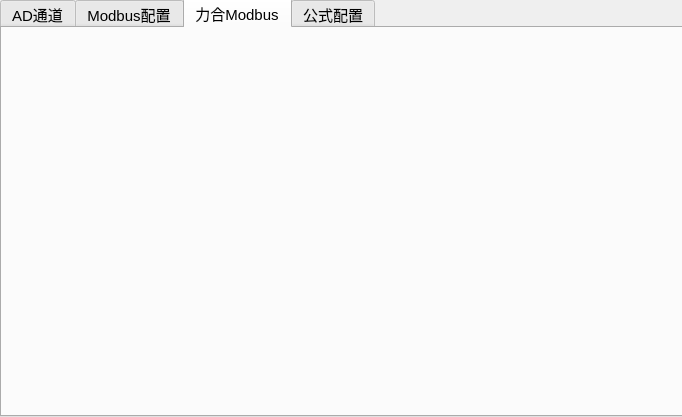
<ui version="4.0" >
 <class>Form</class>
 <widget class="QWidget" name="Form" >
  <property name="geometry" >
   <rect>
    <x>0</x>
    <y>0</y>
    <width>682</width>
    <height>417</height>
   </rect>
  </property>
  <property name="windowTitle" >
   <string>Form</string>
  </property>
  <widget class="QTabWidget" name="tbW_FronColl" >
   <property name="geometry" >
    <rect>
     <x>0</x>
     <y>-2</y>
     <width>685</width>
     <height>419</height>
    </rect>
   </property>
   <property name="font" >
    <font>
     <pointsize>11</pointsize>
    </font>
   </property>
   <property name="currentIndex" >
    <number>2</number>
   </property>
   <widget class="QWidget" name="tab" >
    <attribute name="title" >
     <string>AD通道</string>
    </attribute>
    <widget class="QRadioButton" name="rdB_V1" >
     <property name="geometry" >
      <rect>
       <x>3</x>
       <y>-4</y>
       <width>64</width>
       <height>49</height>
      </rect>
     </property>
     <property name="sizePolicy" >
      <sizepolicy vsizetype="Fixed" hsizetype="Minimum" >
       <horstretch>0</horstretch>
       <verstretch>0</verstretch>
      </sizepolicy>
     </property>
     <property name="sizeIncrement" >
      <size>
       <width>0</width>
       <height>0</height>
      </size>
     </property>
     <property name="baseSize" >
      <size>
       <width>0</width>
       <height>0</height>
      </size>
     </property>
     <property name="text" >
      <string>+5V</string>
     </property>
    </widget>
    <widget class="QRadioButton" name="rdB_V2" >
     <property name="geometry" >
      <rect>
       <x>80</x>
       <y>-4</y>
       <width>64</width>
       <height>49</height>
      </rect>
     </property>
     <property name="sizePolicy" >
      <sizepolicy vsizetype="Fixed" hsizetype="Minimum" >
       <horstretch>0</horstretch>
       <verstretch>0</verstretch>
      </sizepolicy>
     </property>
     <property name="sizeIncrement" >
      <size>
       <width>0</width>
       <height>0</height>
      </size>
     </property>
     <property name="baseSize" >
      <size>
       <width>0</width>
       <height>0</height>
      </size>
     </property>
     <property name="text" >
      <string>+10V</string>
     </property>
    </widget>
    <widget class="QRadioButton" name="rdB_V3" >
     <property name="geometry" >
      <rect>
       <x>164</x>
       <y>-5</y>
       <width>81</width>
       <height>49</height>
      </rect>
     </property>
     <property name="sizePolicy" >
      <sizepolicy vsizetype="Fixed" hsizetype="Minimum" >
       <horstretch>0</horstretch>
       <verstretch>0</verstretch>
      </sizepolicy>
     </property>
     <property name="sizeIncrement" >
      <size>
       <width>0</width>
       <height>0</height>
      </size>
     </property>
     <property name="baseSize" >
      <size>
       <width>0</width>
       <height>0</height>
      </size>
     </property>
     <property name="text" >
      <string>-5V-+5V</string>
     </property>
    </widget>
    <widget class="QCheckBox" name="chkB_StartAD" >
     <property name="geometry" >
      <rect>
       <x>590</x>
       <y>-5</y>
       <width>86</width>
       <height>49</height>
      </rect>
     </property>
     <property name="sizePolicy" >
      <sizepolicy vsizetype="Fixed" hsizetype="Minimum" >
       <horstretch>0</horstretch>
       <verstretch>0</verstretch>
      </sizepolicy>
     </property>
     <property name="sizeIncrement" >
      <size>
       <width>0</width>
       <height>0</height>
      </size>
     </property>
     <property name="baseSize" >
      <size>
       <width>0</width>
       <height>0</height>
      </size>
     </property>
     <property name="text" >
      <string>启用AD</string>
     </property>
    </widget>
    <widget class="QGroupBox" name="groupBox" >
     <property name="geometry" >
      <rect>
       <x>0</x>
       <y>46</y>
       <width>242</width>
       <height>342</height>
      </rect>
     </property>
     <property name="title" >
      <string/>
     </property>
     <widget class="QWidget" native="1" name="wdg_AD" >
      <property name="geometry" >
       <rect>
        <x>7</x>
        <y>4</y>
        <width>234</width>
        <height>294</height>
       </rect>
      </property>
      <property name="sizePolicy" >
       <sizepolicy vsizetype="Expanding" hsizetype="Expanding" >
        <horstretch>0</horstretch>
        <verstretch>0</verstretch>
       </sizepolicy>
      </property>
      <layout class="QGridLayout" >
       <item row="0" column="0" >
        <widget class="QLabel" name="lbl_routName" >
         <property name="text" >
          <string>通道名称</string>
         </property>
        </widget>
       </item>
       <item row="0" column="1" >
        <widget class="QComboBox" name="cbB_routName" >
         <property name="sizePolicy" >
          <sizepolicy vsizetype="Fixed" hsizetype="Expanding" >
           <horstretch>0</horstretch>
           <verstretch>0</verstretch>
          </sizepolicy>
         </property>
        </widget>
       </item>
       <item row="1" column="0" >
        <widget class="QLabel" name="lbl_Max" >
         <property name="text" >
          <string>最大值</string>
         </property>
        </widget>
       </item>
       <item row="1" column="1" >
        <widget class="QComboBox" name="cbB_Max" />
       </item>
       <item row="2" column="0" >
        <widget class="QLabel" name="lbl_Min" >
         <property name="text" >
          <string>最小值</string>
         </property>
        </widget>
       </item>
       <item row="2" column="1" >
        <widget class="QComboBox" name="cbB_Min" />
       </item>
       <item row="3" column="0" >
        <widget class="QLabel" name="lbl_offsetNum" >
         <property name="text" >
          <string>偏移系数</string>
         </property>
        </widget>
       </item>
       <item row="3" column="1" >
        <widget class="QComboBox" name="cbB_offsetNum" />
       </item>
       <item row="4" column="0" >
        <widget class="QLabel" name="lbl_fixDot_AD" >
         <property name="text" >
          <string>绑定测点</string>
         </property>
        </widget>
       </item>
       <item row="4" column="1" >
        <widget class="QComboBox" name="cbB_fixDot_AD" />
       </item>
       <item row="5" column="0" >
        <spacer>
         <property name="orientation" >
          <enum>Qt::Vertical</enum>
         </property>
         <property name="sizeType" >
          <enum>QSizePolicy::Fixed</enum>
         </property>
         <property name="sizeHint" >
          <size>
           <width>20</width>
           <height>28</height>
          </size>
         </property>
        </spacer>
       </item>
       <item row="5" column="1" >
        <spacer>
         <property name="orientation" >
          <enum>Qt::Vertical</enum>
         </property>
         <property name="sizeType" >
          <enum>QSizePolicy::Fixed</enum>
         </property>
         <property name="sizeHint" >
          <size>
           <width>20</width>
           <height>28</height>
          </size>
         </property>
        </spacer>
       </item>
      </layout>
     </widget>
     <widget class="QPushButton" name="psB_Modyfy_AD" >
      <property name="geometry" >
       <rect>
        <x>85</x>
        <y>292</y>
        <width>65</width>
        <height>45</height>
       </rect>
      </property>
      <property name="text" >
       <string>修改</string>
      </property>
     </widget>
     <widget class="QPushButton" name="psB_Add_AD" >
      <property name="geometry" >
       <rect>
        <x>10</x>
        <y>292</y>
        <width>65</width>
        <height>45</height>
       </rect>
      </property>
      <property name="text" >
       <string>添加</string>
      </property>
     </widget>
     <widget class="QPushButton" name="psB_Delete_AD" >
      <property name="geometry" >
       <rect>
        <x>160</x>
        <y>292</y>
        <width>65</width>
        <height>45</height>
       </rect>
      </property>
      <property name="text" >
       <string>删除</string>
      </property>
     </widget>
    </widget>
    <widget class="QTableWidget" name="tbW_display_AD" >
     <property name="geometry" >
      <rect>
       <x>246</x>
       <y>48</y>
       <width>432</width>
       <height>342</height>
      </rect>
     </property>
    </widget>
    <widget class="QRadioButton" name="rdB_V4" >
     <property name="geometry" >
      <rect>
       <x>260</x>
       <y>-5</y>
       <width>91</width>
       <height>49</height>
      </rect>
     </property>
     <property name="sizePolicy" >
      <sizepolicy vsizetype="Fixed" hsizetype="Minimum" >
       <horstretch>0</horstretch>
       <verstretch>0</verstretch>
      </sizepolicy>
     </property>
     <property name="sizeIncrement" >
      <size>
       <width>0</width>
       <height>0</height>
      </size>
     </property>
     <property name="baseSize" >
      <size>
       <width>0</width>
       <height>0</height>
      </size>
     </property>
     <property name="text" >
      <string>-10V-+1</string>
     </property>
    </widget>
    <widget class="QRadioButton" name="rdB_A1" >
     <property name="geometry" >
      <rect>
       <x>350</x>
       <y>-5</y>
       <width>151</width>
       <height>49</height>
      </rect>
     </property>
     <property name="sizePolicy" >
      <sizepolicy vsizetype="Fixed" hsizetype="Minimum" >
       <horstretch>0</horstretch>
       <verstretch>0</verstretch>
      </sizepolicy>
     </property>
     <property name="sizeIncrement" >
      <size>
       <width>0</width>
       <height>0</height>
      </size>
     </property>
     <property name="baseSize" >
      <size>
       <width>0</width>
       <height>0</height>
      </size>
     </property>
     <property name="text" >
      <string>0-20mA</string>
     </property>
    </widget>
   </widget>
   <widget class="QWidget" name="tab_2" >
    <attribute name="title" >
     <string>Modbus配置</string>
    </attribute>
    <widget class="QTabWidget" name="tbW_Mod" >
     <property name="geometry" >
      <rect>
       <x>0</x>
       <y>1</y>
       <width>381</width>
       <height>391</height>
      </rect>
     </property>
     <property name="currentIndex" >
      <number>0</number>
     </property>
     <widget class="QWidget" name="tab_3" >
      <attribute name="title" >
       <string>根据编号设置</string>
      </attribute>
      <widget class="QGroupBox" name="gpB_Mod" >
       <property name="geometry" >
        <rect>
         <x>0</x>
         <y>0</y>
         <width>371</width>
         <height>361</height>
        </rect>
       </property>
       <property name="sizePolicy" >
        <sizepolicy vsizetype="Expanding" hsizetype="Expanding" >
         <horstretch>0</horstretch>
         <verstretch>0</verstretch>
        </sizepolicy>
       </property>
       <property name="title" >
        <string/>
       </property>
       <widget class="QLabel" name="lbl_assSerial" >
        <property name="geometry" >
         <rect>
          <x>10</x>
          <y>20</y>
          <width>71</width>
          <height>16</height>
         </rect>
        </property>
        <property name="text" >
         <string>关联串口</string>
        </property>
       </widget>
       <widget class="QComboBox" name="cbB_assSerial" >
        <property name="geometry" >
         <rect>
          <x>100</x>
          <y>20</y>
          <width>113</width>
          <height>24</height>
         </rect>
        </property>
       </widget>
       <widget class="QLabel" name="lbl_Addr" >
        <property name="geometry" >
         <rect>
          <x>10</x>
          <y>50</y>
          <width>54</width>
          <height>14</height>
         </rect>
        </property>
        <property name="text" >
         <string>地址</string>
        </property>
       </widget>
       <widget class="QLineEdit" name="lE_Addr" >
        <property name="geometry" >
         <rect>
          <x>100</x>
          <y>50</y>
          <width>113</width>
          <height>22</height>
         </rect>
        </property>
       </widget>
       <widget class="QLabel" name="lbl_staAddr" >
        <property name="geometry" >
         <rect>
          <x>10</x>
          <y>80</y>
          <width>67</width>
          <height>14</height>
         </rect>
        </property>
        <property name="text" >
         <string>起始地址</string>
        </property>
       </widget>
       <widget class="QLineEdit" name="lE_staAddr" >
        <property name="geometry" >
         <rect>
          <x>100</x>
          <y>80</y>
          <width>113</width>
          <height>22</height>
         </rect>
        </property>
       </widget>
       <widget class="QLabel" name="lbl_floatNum" >
        <property name="geometry" >
         <rect>
          <x>10</x>
          <y>110</y>
          <width>66</width>
          <height>14</height>
         </rect>
        </property>
        <property name="text" >
         <string>浮点个数</string>
        </property>
       </widget>
       <widget class="QLineEdit" name="lE_floatNum" >
        <property name="geometry" >
         <rect>
          <x>100</x>
          <y>110</y>
          <width>113</width>
          <height>22</height>
         </rect>
        </property>
       </widget>
       <widget class="QLabel" name="lbl_intNum" >
        <property name="geometry" >
         <rect>
          <x>10</x>
          <y>140</y>
          <width>61</width>
          <height>16</height>
         </rect>
        </property>
        <property name="text" >
         <string>整型个数</string>
        </property>
       </widget>
       <widget class="QLineEdit" name="lE_intNum" >
        <property name="geometry" >
         <rect>
          <x>100</x>
          <y>140</y>
          <width>113</width>
          <height>22</height>
         </rect>
        </property>
       </widget>
       <widget class="QComboBox" name="cbB_Num" >
        <property name="geometry" >
         <rect>
          <x>100</x>
          <y>186</y>
          <width>113</width>
          <height>24</height>
         </rect>
        </property>
       </widget>
       <widget class="QLabel" name="lbl_Num" >
        <property name="geometry" >
         <rect>
          <x>10</x>
          <y>190</y>
          <width>54</width>
          <height>14</height>
         </rect>
        </property>
        <property name="text" >
         <string>编号</string>
        </property>
       </widget>
       <widget class="QLabel" name="lbl_fixDot_Mod" >
        <property name="geometry" >
         <rect>
          <x>10</x>
          <y>230</y>
          <width>65</width>
          <height>14</height>
         </rect>
        </property>
        <property name="text" >
         <string>绑定测点</string>
        </property>
       </widget>
       <widget class="QComboBox" name="cbB_fixDot_Mod" >
        <property name="geometry" >
         <rect>
          <x>100</x>
          <y>226</y>
          <width>113</width>
          <height>24</height>
         </rect>
        </property>
       </widget>
       <widget class="QPushButton" name="psB_Save_Mod" >
        <property name="geometry" >
         <rect>
          <x>240</x>
          <y>130</y>
          <width>65</width>
          <height>45</height>
         </rect>
        </property>
        <property name="text" >
         <string>保存</string>
        </property>
       </widget>
      </widget>
     </widget>
    </widget>
    <widget class="QPushButton" name="psB_Add_Mod" >
     <property name="geometry" >
      <rect>
       <x>10</x>
       <y>315</y>
       <width>65</width>
       <height>45</height>
      </rect>
     </property>
     <property name="text" >
      <string>添加</string>
     </property>
    </widget>
    <widget class="QPushButton" name="psB_Modyfy_Mod" >
     <property name="geometry" >
      <rect>
       <x>90</x>
       <y>315</y>
       <width>65</width>
       <height>45</height>
      </rect>
     </property>
     <property name="text" >
      <string>修改</string>
     </property>
    </widget>
    <widget class="QPushButton" name="psB_Del_Mod" >
     <property name="geometry" >
      <rect>
       <x>160</x>
       <y>315</y>
       <width>65</width>
       <height>45</height>
      </rect>
     </property>
     <property name="text" >
      <string>删除</string>
     </property>
    </widget>
    <widget class="QTableWidget" name="tbW_display_Mod" >
     <property name="geometry" >
      <rect>
       <x>385</x>
       <y>24</y>
       <width>290</width>
       <height>364</height>
      </rect>
     </property>
    </widget>
   </widget>
   <widget class="QWidget" name="标签页" >
    <attribute name="title" >
     <string>力合Modbus</string>
    </attribute>
   </widget>
   <widget class="QWidget" name="标签页_2" >
    <attribute name="title" >
     <string>公式配置</string>
    </attribute>
    <widget class="QGroupBox" name="gpB_TheConf" >
     <property name="geometry" >
      <rect>
       <x>4</x>
       <y>13</y>
       <width>271</width>
       <height>371</height>
      </rect>
     </property>
     <property name="title" >
      <string/>
     </property>
     <widget class="QComboBox" name="cbB_assTestDot" >
      <property name="geometry" >
       <rect>
        <x>102</x>
        <y>30</y>
        <width>161</width>
        <height>24</height>
       </rect>
      </property>
     </widget>
     <widget class="QLabel" name="lbl_assTestDot" >
      <property name="geometry" >
       <rect>
        <x>20</x>
        <y>30</y>
        <width>71</width>
        <height>16</height>
       </rect>
      </property>
      <property name="text" >
       <string>关联测点</string>
      </property>
     </widget>
     <widget class="QLabel" name="lbl_assTheory" >
      <property name="geometry" >
       <rect>
        <x>20</x>
        <y>72</y>
        <width>71</width>
        <height>16</height>
       </rect>
      </property>
      <property name="text" >
       <string>关联公式</string>
      </property>
     </widget>
     <widget class="QLineEdit" name="lE_assTheory" >
      <property name="geometry" >
       <rect>
        <x>102</x>
        <y>70</y>
        <width>161</width>
        <height>22</height>
       </rect>
      </property>
     </widget>
     <widget class="QLineEdit" name="lE_Para1" >
      <property name="geometry" >
       <rect>
        <x>93</x>
        <y>129</y>
        <width>71</width>
        <height>22</height>
       </rect>
      </property>
     </widget>
     <widget class="QComboBox" name="cbB_Para1" >
      <property name="geometry" >
       <rect>
        <x>180</x>
        <y>128</y>
        <width>83</width>
        <height>24</height>
       </rect>
      </property>
     </widget>
     <widget class="QLabel" name="lbl_Para1" >
      <property name="geometry" >
       <rect>
        <x>21</x>
        <y>133</y>
        <width>54</width>
        <height>14</height>
       </rect>
      </property>
      <property name="text" >
       <string>参数1</string>
      </property>
     </widget>
     <widget class="QComboBox" name="cbB_Para2" >
      <property name="geometry" >
       <rect>
        <x>180</x>
        <y>170</y>
        <width>83</width>
        <height>24</height>
       </rect>
      </property>
     </widget>
     <widget class="QLabel" name="lbl_Para2" >
      <property name="geometry" >
       <rect>
        <x>21</x>
        <y>175</y>
        <width>54</width>
        <height>14</height>
       </rect>
      </property>
      <property name="text" >
       <string>参数2</string>
      </property>
     </widget>
     <widget class="QLineEdit" name="lE_Para2" >
      <property name="geometry" >
       <rect>
        <x>93</x>
        <y>171</y>
        <width>71</width>
        <height>22</height>
       </rect>
      </property>
     </widget>
     <widget class="QComboBox" name="cbB_Para3" >
      <property name="geometry" >
       <rect>
        <x>180</x>
        <y>210</y>
        <width>83</width>
        <height>24</height>
       </rect>
      </property>
     </widget>
     <widget class="QLabel" name="lbl_Para3" >
      <property name="geometry" >
       <rect>
        <x>21</x>
        <y>215</y>
        <width>54</width>
        <height>14</height>
       </rect>
      </property>
      <property name="text" >
       <string>参数3</string>
      </property>
     </widget>
     <widget class="QLineEdit" name="lE_Para3" >
      <property name="geometry" >
       <rect>
        <x>93</x>
        <y>211</y>
        <width>71</width>
        <height>22</height>
       </rect>
      </property>
     </widget>
     <widget class="QComboBox" name="cbB_Para4" >
      <property name="geometry" >
       <rect>
        <x>180</x>
        <y>250</y>
        <width>83</width>
        <height>24</height>
       </rect>
      </property>
     </widget>
     <widget class="QLabel" name="lbl_Para4" >
      <property name="geometry" >
       <rect>
        <x>21</x>
        <y>255</y>
        <width>54</width>
        <height>14</height>
       </rect>
      </property>
      <property name="text" >
       <string>参数4</string>
      </property>
     </widget>
     <widget class="QLineEdit" name="lE_Para4" >
      <property name="geometry" >
       <rect>
        <x>93</x>
        <y>251</y>
        <width>71</width>
        <height>22</height>
       </rect>
      </property>
     </widget>
     <widget class="QPushButton" name="psB_Add_TheConf" >
      <property name="geometry" >
       <rect>
        <x>20</x>
        <y>302</y>
        <width>65</width>
        <height>45</height>
       </rect>
      </property>
      <property name="text" >
       <string>添加</string>
      </property>
     </widget>
     <widget class="QPushButton" name="psB_Modyfy_TheConf" >
      <property name="geometry" >
       <rect>
        <x>109</x>
        <y>302</y>
        <width>65</width>
        <height>45</height>
       </rect>
      </property>
      <property name="text" >
       <string>修改</string>
      </property>
     </widget>
     <widget class="QPushButton" name="psB_Del_TheConf" >
      <property name="geometry" >
       <rect>
        <x>197</x>
        <y>302</y>
        <width>65</width>
        <height>45</height>
       </rect>
      </property>
      <property name="text" >
       <string>删除</string>
      </property>
     </widget>
    </widget>
    <widget class="QTableWidget" name="tbW_TheConf" >
     <property name="geometry" >
      <rect>
       <x>284</x>
       <y>14</y>
       <width>391</width>
       <height>373</height>
      </rect>
     </property>
    </widget>
   </widget>
  </widget>
 </widget>
 <resources/>
 <connections/>
</ui>
